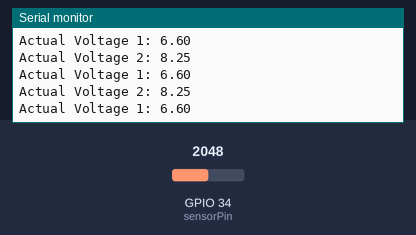
Simulated run of this sketch. Board: ESP32. Shown: the last lines printed to the serial monitor. The inputs (shaded band) are chosen by the test bench; at power-on: GPIO 34 (sensorPin) = 2048. WiFi joins after 1.5 s; servers stay silent unless stated.

Above: at 3.0 s.
3.1 s: GPIO 34 (sensorPin) set to 2443
At 3.7 s:
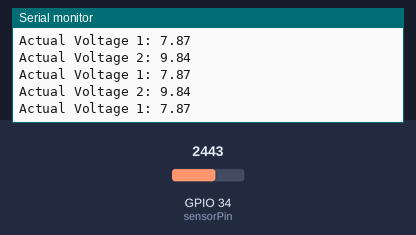
6.1 s: GPIO 34 (sensorPin) set to 2524
At 7.2 s:
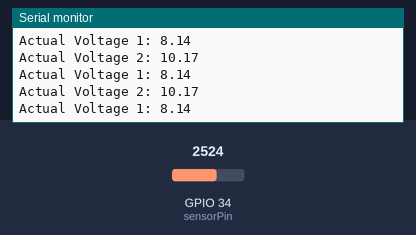
9.1 s: GPIO 34 (sensorPin) set to 3031
At 10.1 s:
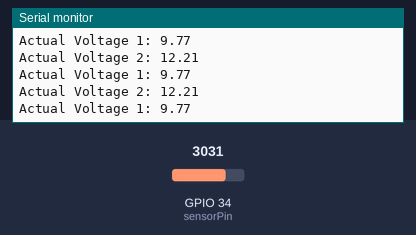
10.6 s: GPIO 34 (sensorPin) set to 3132
At 11.5 s:
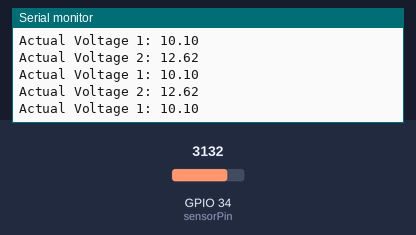
Timing chart, 0 to 13.6 s (numbered marks = the images above; inputs shaded):
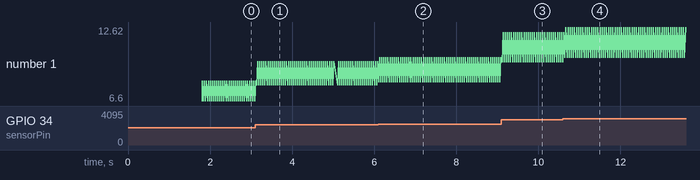

Measured:
- after the input at 3.1 s, the serial monitor: prints a new line at once (image 1)
- after the input at 6.1 s, the serial monitor: prints a new line at once (image 2)
- after the input at 9.1 s, the serial monitor: prints a new line at once (image 3)
- after the input at 10.6 s, the serial monitor: prints a new line after 0.05 s (image 4)
- plotted number 1: 6.6 → 9.84 after the input at 3.1 s, 9.84 → 10.17 after the input at 6.1 s, 10.17 → 9.77 after the input at 9.1 s, 9.77 → 12.62 after the input at 10.6 s

The sketch:

final2.ino
```cpp
#define BLYNK_TEMPLATE_ID "TMPL67KhZXmMI"
#define BLYNK_TEMPLATE_NAME "volsen"
#define BLYNK_AUTH_TOKEN1 "bJDST8UzXcwlr8pQXWlig_fr6EUD6g9t"

#include <WiFi.h>
#include <BlynkSimpleEsp32.h>

// Define your Wi-Fi credentials
char ssid[] = "RRRRR";         // Wi-Fi SSID
char pass[] = "cockybitch7";   // Wi-Fi Password

#define SWITCH_PIN V30
#define MESSAGE_PIN V31

const int sensorPin = 34;
const float calibrationFactor1 = 12.0 / 3;
const float calibrationFactor2 = 12.0 / 2.4;

bool switchState = false;
unsigned long switchToggleTime = 0;
bool secondMessageShown = false;

void setup() {
  Serial.begin(9600);
  Blynk.begin(BLYNK_AUTH_TOKEN1, ssid, pass);
  pinMode(sensorPin, INPUT);

  // Show initial message
  Blynk.virtualWrite(MESSAGE_PIN, "Battery 2: Charging");
}

BLYNK_WRITE(SWITCH_PIN) {
  switchState = param.asInt();
  switchToggleTime = millis();
  secondMessageShown = false;

  if (switchState) {
    // Switch is turned ON
    Blynk.virtualWrite(MESSAGE_PIN, "Battery 2: Charging");
    Serial.println("Switch ON: Battery is Charging now");
  } else {
    // Switch is turned OFF, message will be updated after 5 seconds
    Serial.println("Switch OFF: Message will update in 5 seconds");
  }
}

void loop() {
  Blynk.run();

  int sensorValue = analogRead(sensorPin);
  float voltage = (sensorValue / 4095.0) * 3.3;
  float actualVoltage1 = voltage * calibrationFactor1;
  float actualVoltage2 = voltage * calibrationFactor2;

  Blynk.virtualWrite(V0, actualVoltage1);
  Serial.print("Actual Voltage 1: ");
  Serial.println(actualVoltage1);

  Blynk.virtualWrite(V40, actualVoltage2);
  Serial.print("Actual Voltage 2: ");
  Serial.println(actualVoltage2);

  // Always show "Battery Discharging" on V2
  Blynk.virtualWrite(V2, "Battery 1: Discharging");

  // Check if it's time to show the updated message
  if (!switchState && !secondMessageShown && millis() - switchToggleTime > 5000) {
    Blynk.virtualWrite(MESSAGE_PIN, "Battery 2: Charged.At collection point");
    Serial.println("Updated message: Battery is charged. Battery is at collection point");
    secondMessageShown = true;
  }
}
```
